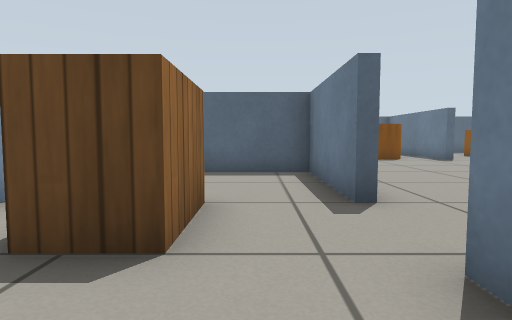
View 1 (above)

20 first-person views from a walk through a world built for the Gazebo simulator. The camera is 0.45 m above the floor, tilts 4° down and sees 75° across. The floor is counted in squares, 0.5 m on a side. Each view is taken from the middle of a square. On the plan, view 1 faces up. The plan holds only what a view shows up to about 12 squares ahead; the rest is blank. Gazebo's built-in surfaces are drawn with simple patterns.

View 2
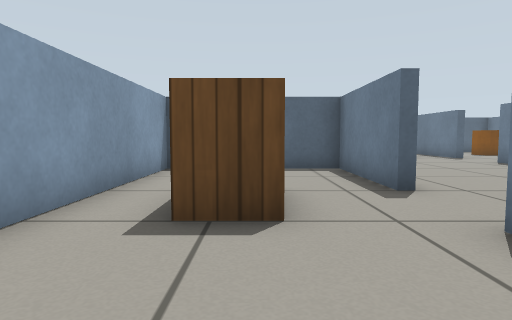

View 3
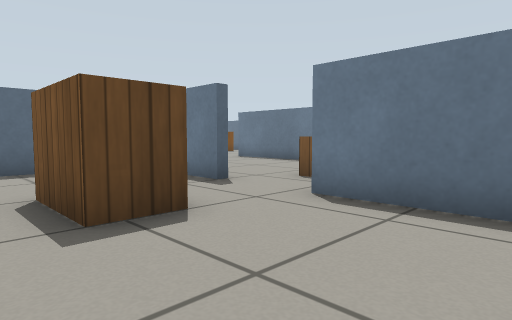

View 4
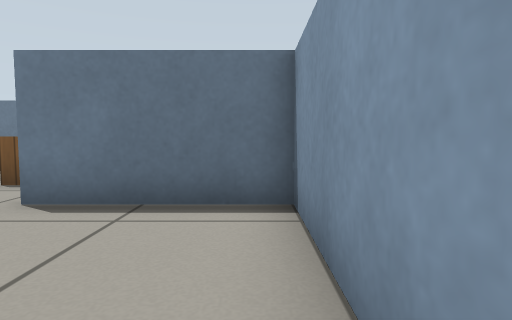

View 5
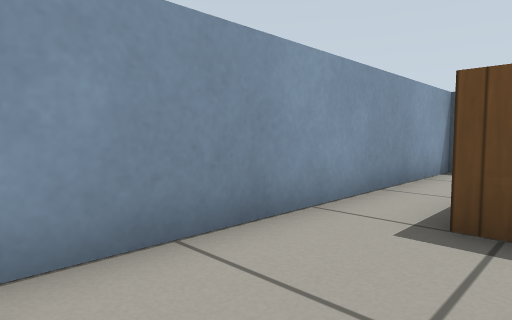

View 6
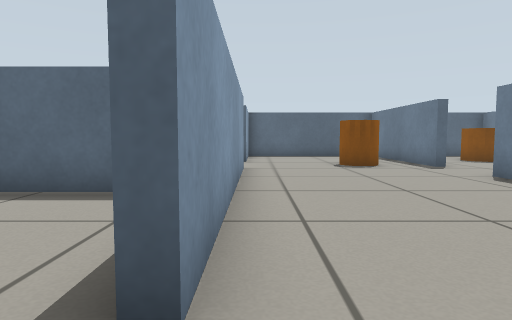

View 7
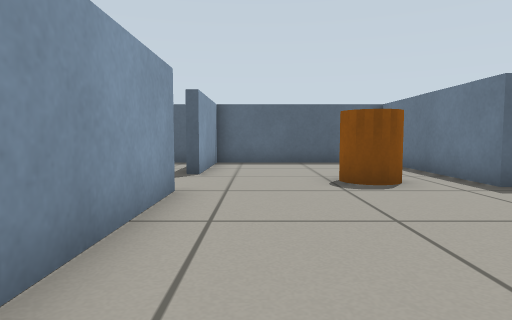

View 8
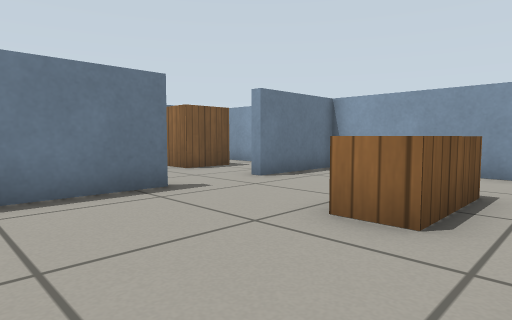

View 9
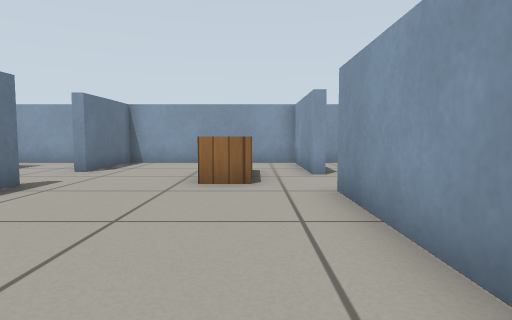

View 10
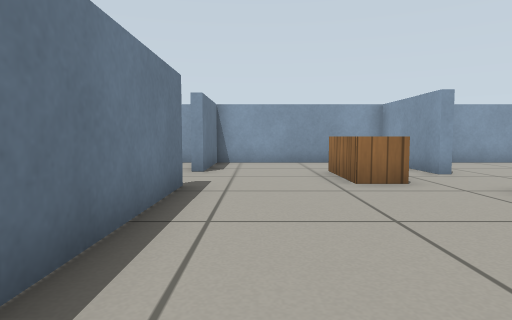

View 11
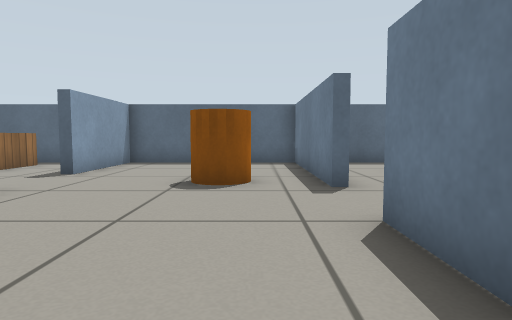

View 12
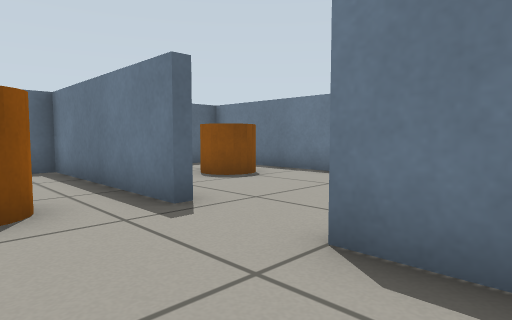

View 13
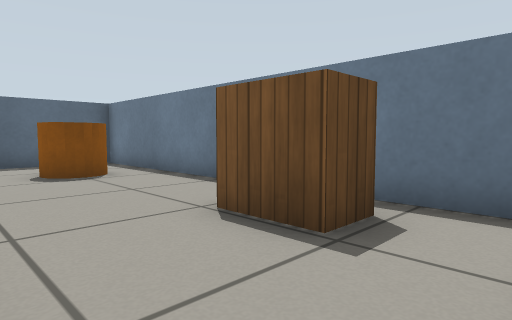

View 14
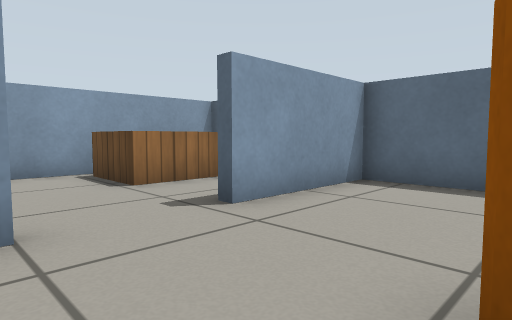

View 15
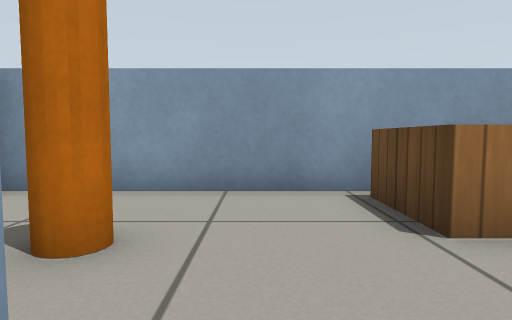

View 16
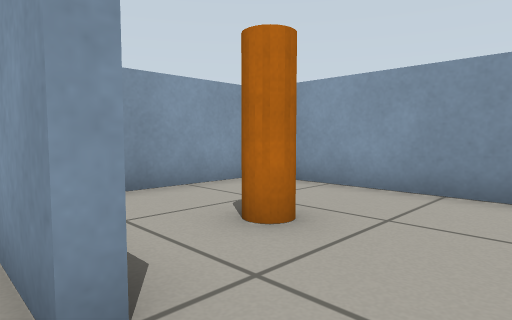

View 17
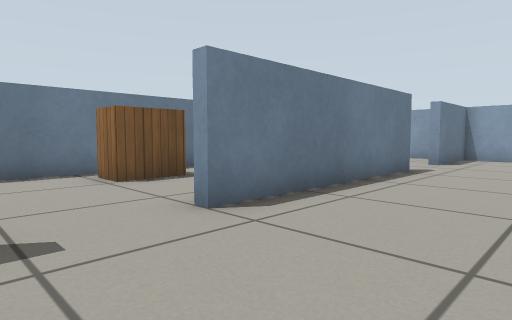

View 18
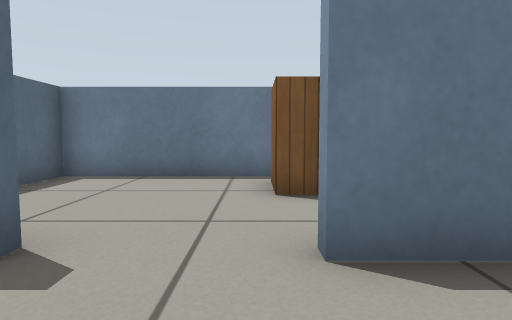

View 19
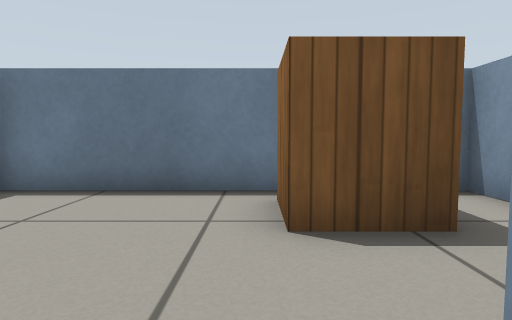

View 20
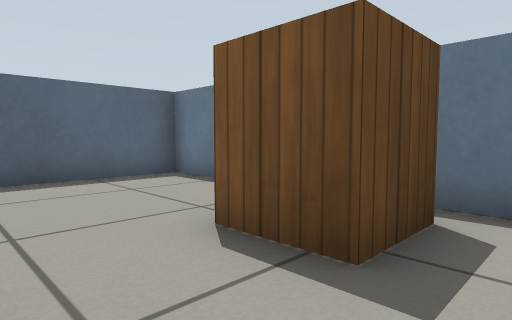

### Floor plan
Points are (right, up) in squares from view 1. A wall is a line through its corners. A room is listed if a view was taken in it or the views show most of it. See-through windows are left out.
Room 1 (views 1, 2, 3, 4, 5)
walls: (1.7, 4.5) (1.4, 4.5) (1.4, 8.3) (-3.5, 8.3) (-3.5, -0.8); (-2.9, -1.5) (1.4, -1.5) (1.4, 2.1)
ways out: opening at (1, 3.5) to room 2
objects: wooden box (-2, 3) to (-1, 4)
Room 2 (views 6, 7, 8, 9, 10, 11, 12, 14, 15, 16, 17, 18, 19)
walls: (7.3, 3.9) (7.3, 10.5); (1.2, 12.5) (1.7, 12.5) (1.7, 4.5); (7.8, 12.9) (7.3, 12.9) (7.3, 18.5) (1.7, 18.5) (1.7, 14.9); (1.4, 2.1) (1.7, 2.1) (1.7, -1.5) (7.3, -1.5) (7.3, 1.5)
ways out: opening at (1, 3.5) to room 1; opening at (7, 11.5) to room 3; opening at (7, 2.5) to room 4; opening at (1, 13.5) to room 5
objects: wooden box (3, 2) to (4, 3); orange cylinder (5, 13) to (6, 14)
Room 3 (view 13)
walls: (7.3, 10.5) (7.8, 10.5); (12.5, 7.1) (12.5, 18.5) (9.1, 18.5)
ways out: opening at (7, 11.5) to room 2
objects: orange cylinder (10, 15) to (11, 16); wooden box (11, 9) to (11, 10)
Room 4 (view 20)
walls: (7.3, 1.5) (7.8, 1.5); (8.1, -1.5) (12.5, -1.5) (12.5, 6.3) (8.9, 6.3)
ways out: opening at (7, 2.5) to room 2
objects: wooden box (10, 0) to (11, 1)
Room 5 (no view inside)
walls: (1.7, 14.9) (1.2, 14.9); (0.6, 18.5) (-3.5, 18.5) (-3.5, 8.8); (-3, 8.7) (-0.2, 8.7)
ways out: opening at (1, 13.5) to room 2
objects: wooden box (-3, 15) to (-1, 17); orange cylinder (-1, 11) to (-1, 12)

Positions as (right, up) in squares from view 1, and headings:
1: (0, 0), facing up
2: (-1, -1), facing up
3: (-3, -1), facing up-right
4: (-3, -1), facing right
5: (-1, -1), facing up-left
6: (2, 3), facing up
7: (3, 7), facing up
8: (2, 7), facing down-right
9: (3, 10), facing down
10: (6, 10), facing down
11: (6, 7), facing up
12: (5, 9), facing up-right
13: (8, 7), facing up-right
14: (5, 12), facing up-left
15: (2, 13), facing left
16: (2, 14), facing down-left
17: (4, 13), facing down-right
18: (5, 2), facing right
19: (7, 2), facing right
20: (8, -1), facing up-right
